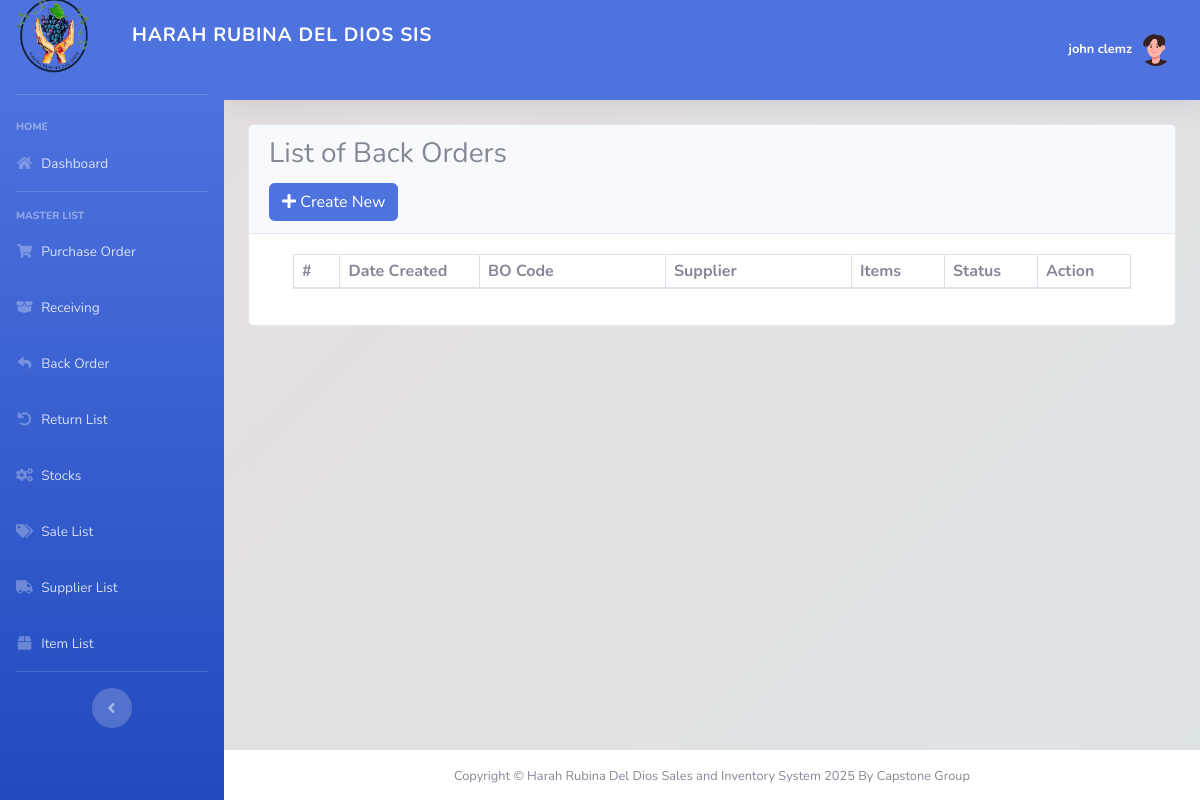
Page /stock_clerk/back_order/index.php (signed in) on the earlier database version.
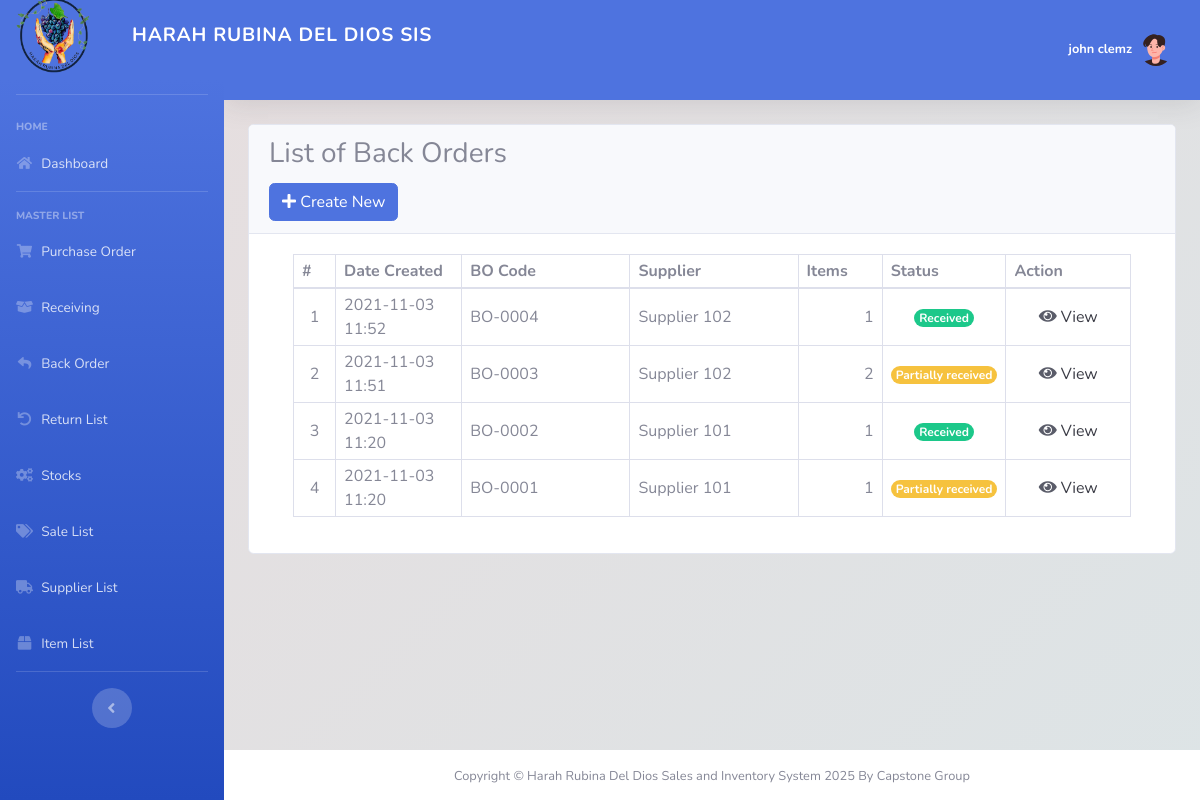
Same page on the later database version.
### tables this page shows
CREATE TABLE `back_order_list` (
  `id` int(30) NOT NULL,
  `receiving_id` int(30) NOT NULL,
  `po_id` int(30) NOT NULL,
  `bo_code` varchar(50) NOT NULL,
  `supplier_id` int(30) NOT NULL,
  `amount` float NOT NULL,
  `discount_perc` float NOT NULL DEFAULT 0,
  `discount` float NOT NULL DEFAULT 0,
  `tax_perc` float NOT NULL DEFAULT 0,
  `tax` float NOT NULL DEFAULT 0,
  `remarks` text DEFAULT NULL,
  `status` tinyint(4) NOT NULL DEFAULT 0 COMMENT '0 = pending, 1 = partially received, 2 =received',
  `date_created` datetime NOT NULL DEFAULT current_timestamp(),
  `date_updated` datetime NOT NULL DEFAULT current_timestamp() ON UPDATE current_timestamp()
);

CREATE TABLE `supplier_list` (
  `id` int(30) NOT NULL,
  `name` text NOT NULL,
  `address` text NOT NULL,
  `cperson` text NOT NULL,
  `contact` text NOT NULL,
  `status` tinyint(1) NOT NULL DEFAULT 1,
  `date_created` datetime NOT NULL DEFAULT current_timestamp(),
  `date_updated` datetime NOT NULL DEFAULT current_timestamp() ON UPDATE current_timestamp()
);

### stock_clerk/back_order/index.php (the view, shortened to what this page needs)
<?php
include '../includes/sidebar.php';
?>
<div class="card card-outline card-primary">
    <div class="card-header">
        <h3 class="card-title">List of Back Orders</h3>
        <div class="card-tools">
            <a href="manage_bo.php" class="btn btn-flat btn-primary"><span class="fas fa-plus"></span> Create New</a>
        </div>
    </div>
    <div class="card-body">
        <div class="container-fluid">
            <table class="table table-bordered table-stripped">
                <colgroup>
                    <col width="5%">
                    <col width="15%">
                    <col width="20%">
                    <col width="20%">
                    <col width="10%">
                    <col width="10%">
                    <col width="10%">
                </colgroup>
                <thead>
                    <tr>
                        <th>#</th>
                        <th>Date Created</th>
                        <th>BO Code</th>
                        <th>Supplier</th>
                        <th>Items</th>
                        <th>Status</th>
                        <th>Action</th>
                    </tr>
                </thead>
                <tbody>
                    <?php
                    $i = 1;
                    $qry = $conn->query("SELECT p.*, s.name as supplier FROM `back_order_list` p INNER JOIN supplier_list s ON p.supplier_id = s.id ORDER BY p.`date_created` DESC");
                    while($row = $qry->fetch_assoc()):
                        $row['items'] = $conn->query("SELECT count(item_id) as `items` FROM `bo_items` WHERE bo_id = '{$row['id']}'")->fetch_assoc()['items'];
                    ?>
                        <tr>
                            <td class="text-center"><?php echo $i++; ?></td>
                            <td><?php echo date("Y-m-d H:i",strtotime($row['date_created'])) ?></td>
                            <td><?php echo $row['bo_code'] ?></td>
                            <td><?php echo $row['supplier'] ?></td>
                            <td class="text-right"><?php echo number_format($row['items']) ?></td>
                            <td class="text-center">
                                <?php if($row['status'] == 0): ?>
                                    <span class="badge badge-primary rounded-pill">Pending</span>
                                <?php elseif($row['status'] == 1): ?>
                                    <span class="badge badge-warning rounded-pill">Partially received</span>
                                <?php elseif($row['status'] == 2): ?>
                                    <span class="badge badge-success rounded-pill">Received</span>
                                <?php else: ?>
                                    <span class="badge badge-danger rounded-pill">N/A</span>
                                <?php endif; ?>
                            </td>
                            <td class="text-center">
                                <a class="dropdown-item" href="../back_order/view_bo.php?id=<?php echo $row['id']; ?>" data-id="<?php echo $row['id']; ?>"><span class="fa fa-eye text-dark"></span> View</a>
                            </td>
                        </tr>
                    <?php endwhile; ?>
                </tbody>
            </table>
        </div>
    </div>
</div>
<?php include '../includes/footer.php'; ?>

### stock_clerk/includes/sidebar.php (shortened to what this page needs)
<!DOCTYPE html>
<html lang="en">
<head>
  <link href="../../vendor/fontawesome-free/css/all.min.css" rel="stylesheet" type="text/css">
  <link href="../../css/sb-admin-2.min.css" rel="stylesheet">
  <link href="../../vendor/datatables/dataTables.bootstrap4.min.css" rel="stylesheet">
</head>
<body id="page-top">
  <div id="wrapper">
    <ul class="navbar-nav bg-gradient-primary sidebar sidebar-dark accordion" id="accordionSidebar" style="width: 100px;">
    <a class="sidebar-brand d-flex align-items-center" href="index.php" style="display: flex; flex-direction: row; gap: 40px;">
        <div class="sidebar-brand-icon">
            <img src="../../img/logos.png" alt="Brand Logo" style="width: 76px; height: 76px;">
        </div>
        <div class="sidebar-brand-text" style="display: flex; align-items: center; font-size: larger; font-weight: bold; white-space: nowrap;">
            Harah Rubina Del Dios SIS
        </div>
    </a>
    <br>
    <hr class="sidebar-divider my-0">
    <br>
    <div class="sidebar-heading">
        HOME
    </div>
    <li class="nav-item">
        <a class="nav-link" href="../dashboard/index.php">
            <i class="fas fa-fw fa-home"></i>
            <span>Dashboard</span>
        </a>
    </li>
    <hr class="sidebar-divider">
    <div class="sidebar-heading">
        MASTER LIST
    </div>
    <li class="nav-item <?php echo isset($activePO) ? $activePO : ''; ?>">
        <a class="nav-link" href="../purchase_order/index.php?page=purchase_order">
            <i class="fas fa-fw fa-shopping-cart"></i>
            <span>Purchase Order</span>
        </a>
    </li>
    <li class="nav-item <?php echo isset($activeReceiving) ? $activeReceiving : ''; ?>">
        <a class="nav-link" href="../receiving/index.php?page=receiving">
            <i class="fas fa-fw fa-box-open"></i>
            <span>Receiving</span>
        </a>
    </li>
    <li class="nav-item <?php echo isset($activeBackOrder) ? $activeBackOrder : ''; ?>">
        <a class="nav-link" href="../back_order/index.php?page=back_order">
            <i class="fas fa-fw fa-reply"></i>
            <span>Back Order</span>
        </a>
    </li>
    <li class="nav-item <?php echo isset($activeReturnList) ? $activeReturnList : ''; ?>">
        <a class="nav-link" href="../return/index.php?page=return_list">
            <i class="fas fa-fw fa-undo"></i>
            <span>Return List</span>
        </a>
    </li>
    <li class="nav-item <?php echo isset($activeStock) ? $activeStock : ''; ?>">
        <a class="nav-link" href="../stocks/index.php?page=stock">
            <i class="fas fa-fw fa-cogs"></i>
            <span>Stocks</span>
        </a>
    </li>
    <li class="nav-item <?php echo isset($activeSaleList) ? $activeSaleList : ''; ?>">
        <a class="nav-link" href="../sales/index.php?page=sale_list">
            <i class="fas fa-fw fa-tags"></i>
            <span>Sale List</span>
        </a>
    </li>
    <li class="nav-item <?php echo isset($activeSupplier) ? $activeSupplier : ''; ?>">
        <a class="nav-link" href="../maintenance/supplier.php?page=supplier">
            <i class="fas fa-fw fa-truck"></i>
            <span>Supplier List</span>
        </a>
    </li>
    <li class="nav-item <?php echo isset($activeItemList) ? $activeItemList : ''; ?>">
    <a class="nav-link" href="../maintenance/item.php?page=supplier">
            <i class="fas fa-fw fa-box"></i>
            <span>Item List</span>
        </a>
    </li>
    <hr class="sidebar-divider d-none d-md-block">
    <div class="text-center d-none d-md-inline">
        <button class="rounded-circle border-0" id="sidebarToggle"></button>
    </div>
</ul>
<?php include_once 'topbar.php'; ?>

### stock_clerk/includes/topbar.php (shortened to what this page needs)
<div id="content-wrapper" class="d-flex flex-column" style="background: linear-gradient(135deg,rgb(230, 222, 223),rgb(221, 228, 230));">
  <div id="content">
    <nav class="navbar navbar-expand navbar-light bg-primary topbar mb-4 static-top shadow" style="height: 100px;">
      <ul class="navbar-nav ml-auto">
        <li class="nav-item dropdown no-arrow">
          <a class="nav-link dropdown-toggle" href="#" id="userDropdown" role="button" data-toggle="dropdown" aria-haspopup="true" aria-expanded="false">
          <span class="mr-2 d-none d-lg-inline small" style="color: white; font-weight: bold;"><?php echo  $_SESSION['FIRST_NAME']. ' '.$_SESSION['LAST_NAME'] ;?></span>
            <img class="img-profile rounded-circle"
            <?php
              if($_SESSION['GENDER']=='Male'){
                echo 'src="../../img/boy.png"';
              }else{
                echo 'src="../../img/girl.png"';
              }
            ?>>
          </a>
        </li>
      </ul>
    </nav>
    <div class="container-fluid">

### stock_clerk/includes/footer.php (shortened to what this page needs)
        </div>
      </div>
      <footer class="sticky-footer bg-white" style="height: 50px; padding: 10px 0;">
        <div class="container my-auto">
        <div class="copyright text-center margin-botton" style="background-color:rgb(255, 255, 255); padding: 10px 0; text-align: center; width: 100%;">
          <span>Copyright © Harah Rubina Del Dios Sales and Inventory System 2025 By Capstone Group</span>
        </div>
        </div>
      </footer>
    </div>
  </div>
</body>
</html>

Differences in the rows shown:
added back_order_list: date_created "2021-11-03 11:52", bo_code "BO-0004", supplier.name "Supplier 102", items "1", status "Received"
added back_order_list: date_created "2021-11-03 11:51", bo_code "BO-0003", supplier.name "Supplier 102", items "2", status "Partially received"
added back_order_list: date_created "2021-11-03 11:20", bo_code "BO-0002", supplier.name "Supplier 101", items "1", status "Received"
added back_order_list: date_created "2021-11-03 11:20", bo_code "BO-0001", supplier.name "Supplier 101", items "1", status "Partially received"
